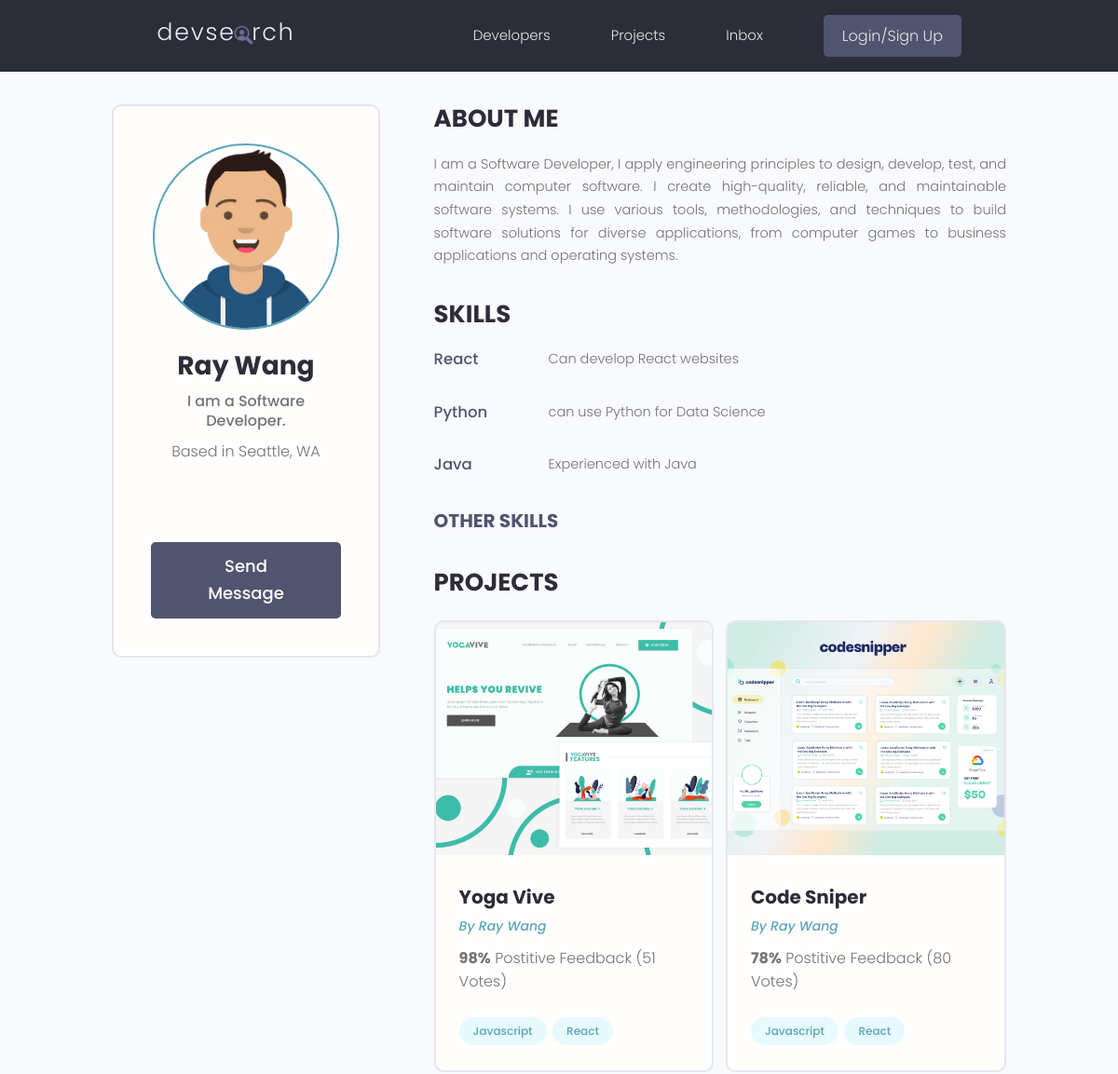
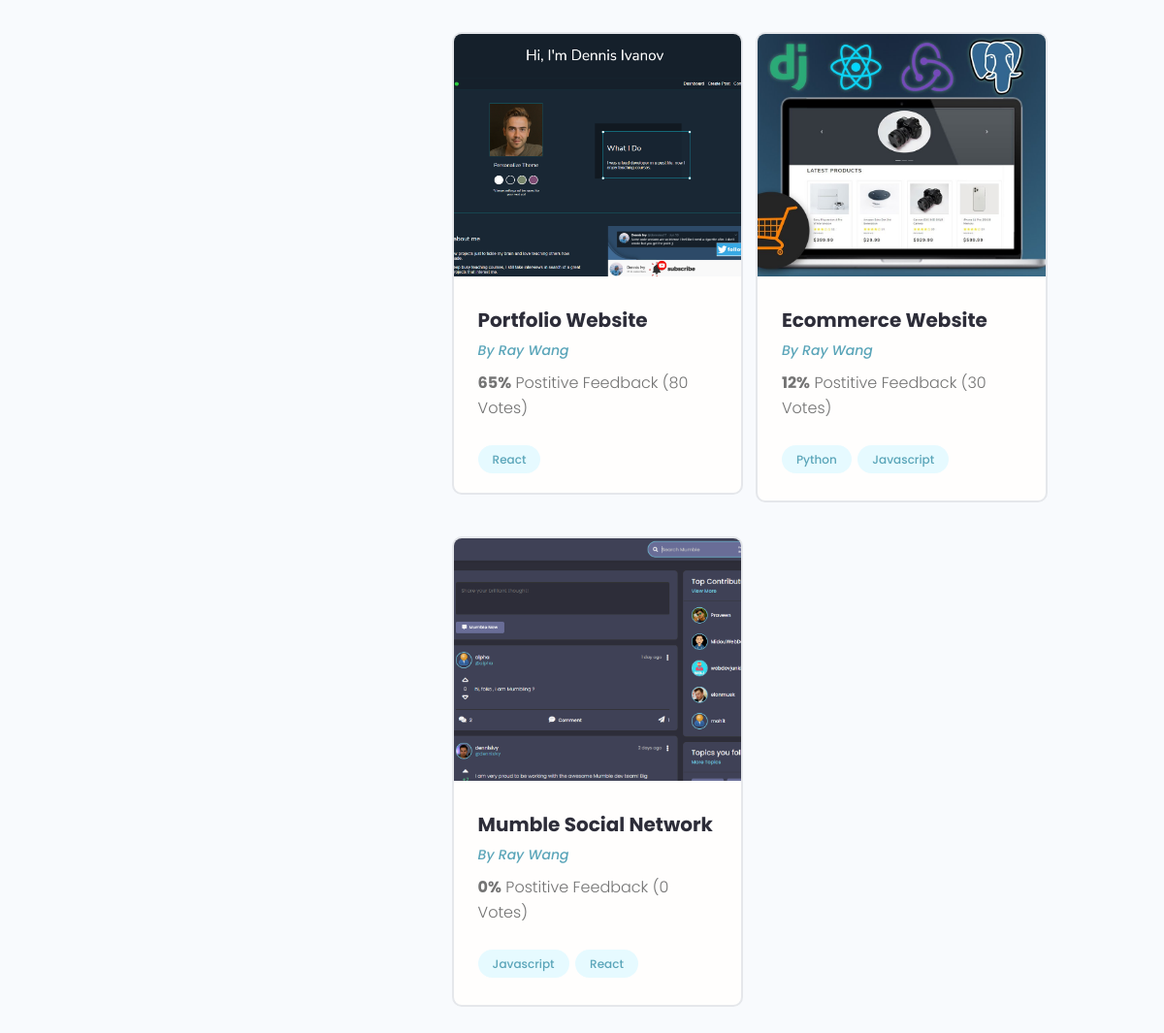
Screenshot of /profile/616acccc-ebb2-4039-b65e-07ebdcf2eae1/ with the database file from the repository (2 pictures, top to bottom).
### users/models.py (models this page shows, shortened)
class Profile(models.Model):
    user = models.OneToOneField(User, on_delete=models.CASCADE, null=True, blank=True)
    name = models.CharField(max_length=200, null=True, blank=True)
    email = models.EmailField(max_length=500, blank=True, null=True)
    username = models.CharField(max_length=200, null=True, blank=True)
    location = models.CharField(max_length=200, null=True, blank=True)
    short_intro = models.TextField(blank=True, null=True)
    bio = models.TextField(blank=True, null=True)
    profile_image = models.ImageField(null=True, blank=True, upload_to='profiles/', default='profiles/user-default.png')
    social_github = models.CharField(max_length=200, null=True, blank=True)
    social_twitter = models.CharField(max_length=200, null=True, blank=True)
    social_linkedin = models.CharField(max_length=200, null=True, blank=True)
    social_website = models.CharField(max_length=200, null=True, blank=True)
    created = models.DateTimeField(auto_now_add=True)
    id = models.UUIDField(default=uuid.uuid4, unique=True, primary_key=True, editable=False)

class Skill(models.Model):
    owner = models.ForeignKey(Profile, on_delete=models.CASCADE, null=True, blank=True)
    name = models.CharField(max_length=200, blank=True, null=True)
    description = models.TextField(blank=True, null=True)
    created = models.DateTimeField(auto_now_add=True)
    id = models.UUIDField(default=uuid.uuid4, unique=True, primary_key=True, editable=False)

### projects/models.py (models this page shows, shortened)
class Project(models.Model):
    owner = models.ForeignKey(Profile, null=True, blank=True, on_delete=models.SET_NULL)
    title = models.CharField(max_length=200)
    description = models.TextField(null=True, blank=True)
    featured_image = models.ImageField(null=True, blank=True, default='default.jpg')
    demo_link = models.CharField(max_length=2000, null=True, blank=True)
    source_link = models.CharField(max_length=2000, null=True, blank=True)
    tags = models.ManyToManyField('Tag', blank=True)
    vote_total = models.IntegerField(default=0, null=True, blank=True)
    vote_ratio = models.IntegerField(default=0, null=True, blank=True)
    created = models.DateTimeField(auto_now_add=True)
    id = models.UUIDField(default=uuid.uuid4, unique=True, primary_key=True, editable=False)
    class Meta:
        ordering = ['-vote_ratio', '-vote_total', 'title']

class Tag(models.Model):
    name = models.CharField(max_length=200)
    created = models.DateTimeField(auto_now_add=True)
    id = models.UUIDField(default=uuid.uuid4, unique=True, primary_key=True, editable=False)
    def __str__(self):
        return self.name

### users/views.py (the view)
# urls.py: path('profile/<str:pk>/', views.userProfile, name='user-profile'),
def userProfile(request, pk):
    profile = Profile.objects.get(id=pk)
    topskills = profile.skill_set.exclude(description__exact="")
    other_skills = profile.skill_set.filter(description="")
    context = {'profile': profile,
               'topskills': topskills,
               'other_skills': other_skills}
    return render(request, 'users/user-profile.html', context)

### users/templates/users/user-profile.html (shortened to what this page needs)
{% extends 'main.html' %}
{% block content %}
  <main class="profile my-md">
    <div class="container">
      <div class="layout">
        <div class="column column--1of3">
          <div class="card text-center">
            <div class="card__body dev">
              <img class="avatar avatar--xl" src="{{profile.profile_image.url}}" />
              <h2 class="dev__name">{{profile.name}}</h2>
              <p class="dev__title">{{profile.short_intro}}</p>
              <p class="dev__location">Based in {{profile.location}}</p>
              <ul class="dev__social">
              </ul>
              <a href="#" class="btn btn--sub btn--lg">Send Message </a>
            </div>
          </div>
        </div>
        <div class="column column--2of3">
          <div class="devInfo">
            <h3 class="devInfo__title">About Me</h3>
            <p class="devInfo__about">
              {{profile.bio}}
            </p>
          </div>
          <div class="devInfo">
            <h3 class="devInfo__title">Skills</h3>
            <div class="devInfo__skills">
                {% for skill in topskills %}
              <div class="devSkill">
                <h4 class="devSkill__title">{{skill.name}}</h4>
                <p class="devSkill__info">
                  {{skill.description}}
                </p>
              </div>
                {% endfor %}
              <h3 class="devInfo__subtitle">Other Skills</h3>
            </div>
          </div>
          <div class="devInfo">
            <h3 class="devInfo__title">Projects</h3>
            <div class="grid grid--two">
                {% for project in profile.project_set.all %}
              <div class="column">
                <div class="card project">
                  <a href="{% url 'project' project.id %}" class="project">
                    <img class="project__thumbnail" src="{{project.featured_image.url}}" alt="project thumbnail" />
                    <div class="card__body">
                      <h3 class="project__title">{{project.title}}</h3>
                      <p><a class="project__author" href="{% url 'user-profile' project.owner.id %}">By {{project.owner.name}}</a></p>
                      <p class="project--rating">
                        <span style="font-weight: bold;">{{project.vote_ratio}}%</span> Postitive
                        Feedback ({{project.vote_total}} Vote{{project.vote_total|pluralize:"s"}})
                      </p>
                      <div class="project__tags">
                        {% for tag in project.tags.all %}
                        <span class="tag tag--pill tag--main">
                          <small>{{tag}}</small>
                        </span>
                        {% endfor %}
                      </div>
                    </div>
                  </a>
                </div>
              </div>
              {% endfor %}
            </div>
          </div>
        </div>
      </div>
    </div>
  </main>
{% endblock %}

### static/styles/app.css (style rules this page uses)
:root { --color-sub: #2d2d39; }
.btn--sub { background-color: var(--color-sub-light); }
.card { border: 2px solid var(--color-light); }
img { width: 100%; }
.profile .card > .dev { padding: 4rem; }
.dev__name { color: var(--color-sub); font-size: 2.8rem; font-weight: 700; margin-top: 1rem; margin-bottom: 0.5rem; }
.dev__title { font-size: 1.6rem; font-weight: 500; line-height: 1.3; }
.dev__location { margin-top: 1rem; }
.dev__social { margin: 3rem 0; list-style: none; display: flex; justify-content: center; gap: 1.5rem; }
.devInfo { margin-bottom: 3rem; }
.devInfo__title, .devInfo__subtitle { font-size: 2.6rem; color: var(--color-sub); text-transform: uppercase; font-weight: 700; margin-bottom: 1.5rem; }
.devInfo__subtitle { font-size: 2rem; color: var(--color-sub-light); }
.devInfo__about, .devSkill__info { font-size: 1.45rem; line-height: 1.7; text-align: justify; }
.devSkill { margin-bottom: 3rem; }
.devSkill__title { font-size: 1.65rem; font-weight: 500; color: var(--color-sub-light); }
@media screen and (min-width: 700px) { .devSkill { display: flex; justify-content: space-between; gap: 3rem; } }
@media screen and (min-width: 700px) { .devSkill__info { flex-basis: 80%; } }
.project__author { font-size: 1.4rem; font-style: italic; }
.project--rating { margin-bottom: 1.6em; margin-top: .5em; }
.project__thumbnail { height: 25rem; object-fit: cover; object-position: top center; }
.project__title { font-size: 2rem; font-weight: 700; color: var(--color-sub); }

### static/uikit/styles/modules/_variables.css (style rules this page uses)
:root { --color-main: #5aa5b9; --color-main-light: #e6faff; --color-sub: #3f4156; --color-sub-light: #51546e; --color-sub-lighter: #ededfd; --color-text: #737373; --color-gray: #8b8b8b; --color-light: #e5e7eb; --color-light-gray: #767676; --color-bg: #f8fafd; --color-white: #fffefd; --color-white-light: #f3f3f3; --color-success: #359e64; --color-success-bg: #def8e8; --color-error: #fc4b0b; --color-error-bg: #fff2ee; --font-base: 'Poppins', arial, helvetica, 'Segoe UI', roboto, ubuntu, sans-serif; --font-monospace: 'Fira Code', 'Courier New', courier, monospace; --font-regular: 300; --font-medium: 500; --font-bold: 700; --generic-shadow: 1px 1px 5px #00000010; --generic-transition: all 0.3s ease-in-out; }

### static/uikit/styles/modules/_base.css (style rules this page uses)
* { margin: 0; padding: 0; box-sizing: border-box; text-rendering: optimizeLegibility; color: inherit; font-size: inherit; }
html { font-size: 50%; }
@media only screen and (min-width: 480px) { html { font-size: 56.25%; } }
@media only screen and (min-width: 1200px) { html { font-size: 62.5%; } }
body { line-height: 1.6; font-weight: 400; font-size: 1.5rem; color: var(--color-text); background-color: var(--color-bg); min-height: 100vh; }

### static/uikit/styles/modules/_typography.css (style rules this page uses)
* { font-family: var(--font-base); }
h2 { font-size: 3.6rem; font-weight: var(--font-bold); }
h3 { font-size: 3.2rem; font-weight: var(--font-medium); }
h4 { font-size: 2.8rem; font-weight: var(--font-medium); }
p, span, strong { font-size: 1.6rem; color: var(--color-text); font-weight: var(--font-regular); }
a { padding-bottom: 2px; text-decoration: none; display: inline-block; color: var(--color-main); font-weight: var(--font-medium); }

### static/uikit/styles/modules/_utilities.css (style rules this page uses)
.container { width: 92%; max-width: 165rem; margin: 0 auto; box-sizing: border-box; }
@media screen and (min-width: 1000px) { .container { width: 90%; } }
@media screen and (min-width: 1200px) { .container { width: 80%; } }
.text-center { text-align: center; }
.my-md { margin: 3rem auto; }

### static/uikit/styles/modules/_avatar.css (style rules this page uses)
.avatar { border-radius: 50%; border: 2px solid var(--color-main); object-fit: cover; }
.avatar--xl { height: 20rem; width: 20rem; }

### static/uikit/styles/modules/_button.css (style rules this page uses)
.btn { display: inline-block; position: relative; cursor: pointer; background-color: var(--color-light); font-weight: var(--font-medium); color: var(--color-sub); text-decoration: none; padding: 1rem 2rem; border-radius: 0.5rem; border: none; width: -webkit-fit-content; width: -moz-fit-content; width: fit-content; height: -webkit-fit-content; height: -moz-fit-content; height: fit-content; font-size: 1.6rem; outline-width: 0; outline-color: transparent; -webkit-backface-visibility: hidden; backface-visibility: hidden; transition: all 0.3s ease-in-out; }
.btn--sub { background-color: var(--color-sub); color: var(--color-white); }
.btn--lg { font-size: 1.8rem; padding: 1.2rem 4.5rem; }

### static/uikit/styles/modules/_card.css (style rules this page uses)
.card { border-radius: 1rem; background-color: var(--color-white); border: 1.5px solid var(--color-light); width: auto; height: auto; margin-top: 0.5rem; margin-bottom: 0.5rem; overflow: hidden; }
.card__body, .card__header { padding: 2rem 2.5rem; }

### rows the page displays
Profile: profile_image (picture), name "Ray Wang", short_intro "I am a Software Developer.", location "Seattle, WA", bio "I am a Software Developer, I apply engineering principles to design, develop, test, and maintain computer software. I create high-quality, reliable, and maintainable software systems. I use various tools, methodologies, and techniques to build software solutions for diverse applications, from computer games to business applications and operating systems."
Skill: name "React", description "Can develop React websites"
Skill: name "Python", description "can use Python for Data Science"
Skill: name "Java", description "Experienced with Java"
Project: featured_image (picture), title "Yoga Vive", owner.name "Ray Wang", vote_ratio "98", vote_total "51"
Tag: name "Javascript"
Tag: name "React"
Project: featured_image (picture), title "Code Sniper", owner.name "Ray Wang", vote_ratio "78", vote_total "80"
Project: featured_image (picture), title "Portfolio Website", owner.name "Ray Wang", vote_ratio "65", vote_total "80"
Project: featured_image (picture), title "Ecommerce Website", owner.name "Ray Wang", vote_ratio "12", vote_total "30"
Tag: name "Python"
Project: featured_image (picture), title "Mumble Social Network", owner.name "Ray Wang", vote_ratio "0", vote_total "0"
